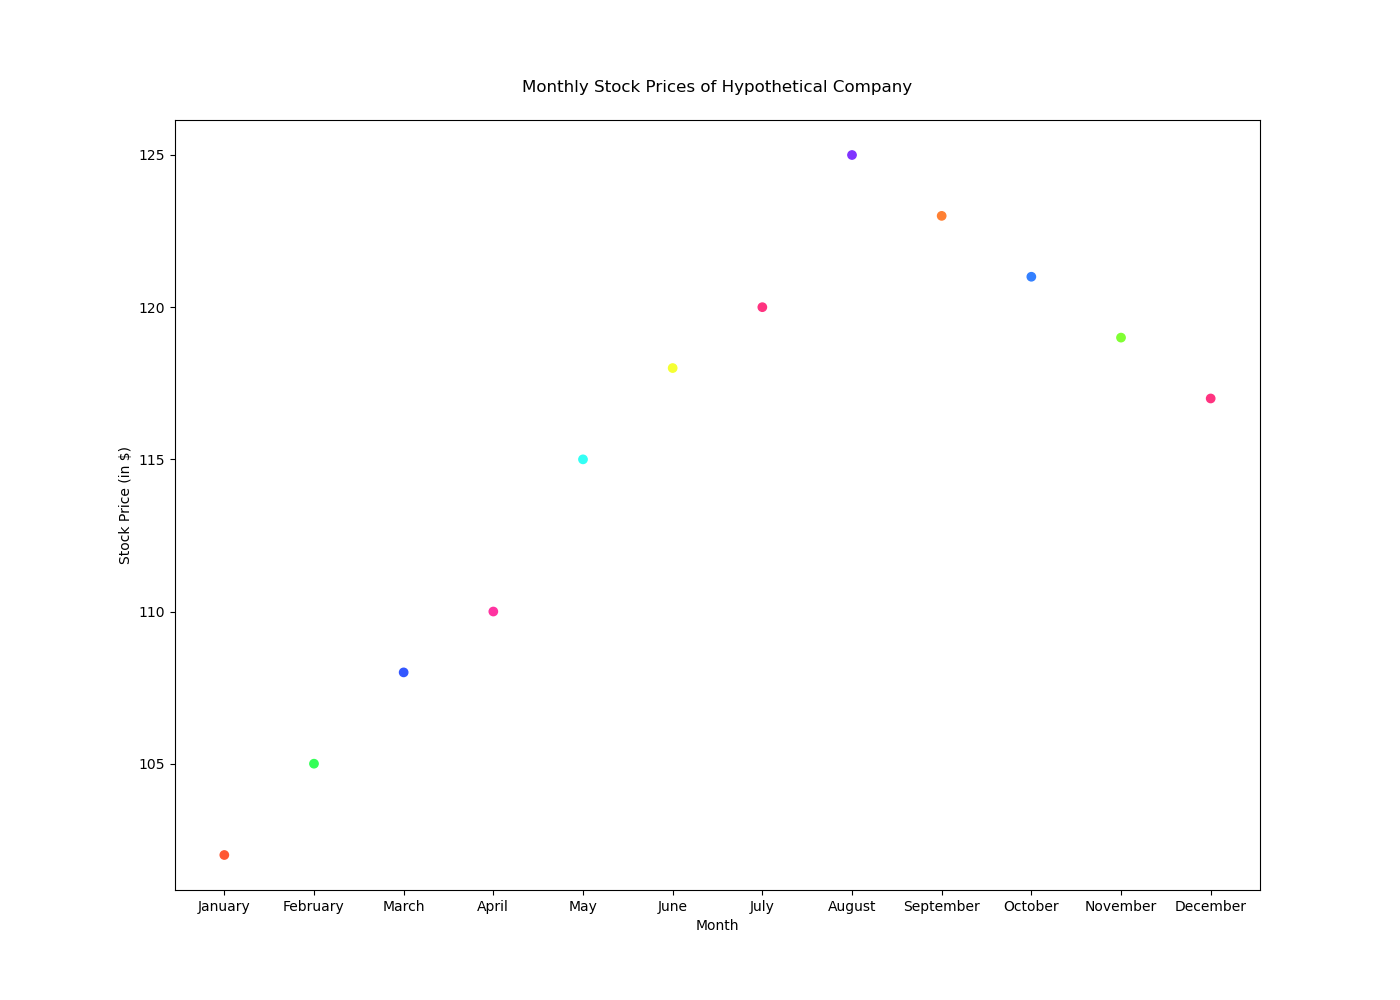

This figure's Python source:

import matplotlib.pyplot as plt

# Data points
months = ['January', 'February', 'March', 'April', 'May', 'June',
          'July', 'August', 'September', 'October', 'November', 'December']
stock_prices = [102, 105, 108, 110, 115, 118, 120, 125, 123, 121, 119, 117]

# Colors for each point
colors = [
    '#FF5733', '#33FF57', '#3357FF', '#FF33A1', '#33FFF5',
    '#F5FF33', '#FF3380', '#8033FF', '#FF8033', '#3380FF', '#80FF33', '#FF3380'
]

# Change width and height of the chart
plt.figure(figsize=(14, 10))

# Scatter plot
plt.scatter(months, stock_prices, c=colors)

# Title and labels
plt.title('Monthly Stock Prices of Hypothetical Company', pad=20)
plt.xlabel('Month')
plt.ylabel('Stock Price (in $)')

# Adjust x-axis to show each month
plt.xticks(months)

# Show plot
plt.show()
